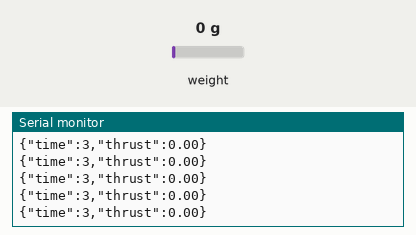
The sketch below on a simulated ESP32. Shown: the last lines printed to the serial monitor. The test bench sets the inputs (shaded band); at power-on: weight on the scale 0 g. Nothing arrives over Bluetooth unless stated.

Above: at 3.6 s.
3.7 s: weight on the scale set to 100 g
At 3.72 s:
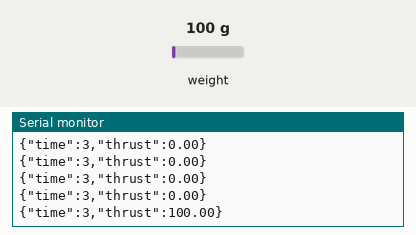
5.2 s: weight on the scale set to 1250 g
At 5.22 s:
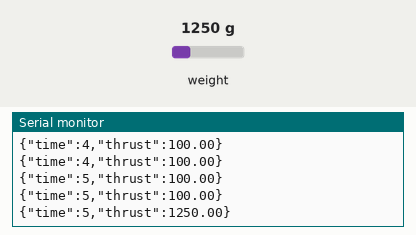
Timing chart, 0 to 8.2 s (numbered marks = the images above; inputs shaded):
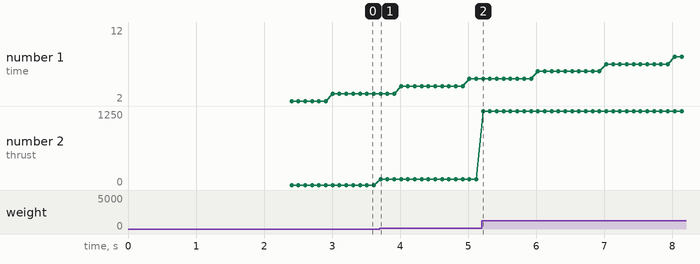

Measured:
- after the input at 3.7 s, the serial monitor: prints a new line at once (image 1)
- after the input at 5.2 s, the serial monitor: prints a new line at once (image 2)
- plotted number 2: 0 → 100 after the input at 3.7 s, 100 → 1250 after the input at 5.2 s

The sketch:

rocket.ino
```cpp
#include "BluetoothSerial.h"
#include <HX711_ADC.h>

#define DT 21
#define SCK 22

HX711_ADC LoadCell(DT, SCK);
BluetoothSerial SerialBT;

void setup() {

  Serial.begin(115200);
  SerialBT.begin("ESP32_ThrustMeter");

  LoadCell.begin();
  LoadCell.start(2000);
  LoadCell.setCalFactor(1000.0);

  Serial.println("ডুয়াল মোড থ্রাস্ট মিটার রেডি!");
  SerialBT.println("ডুয়াল মোড থ্রাস্ট মিটার রেডি!");
}

void loop() {
  LoadCell.update();
  float thrust = LoadCell.getData();
  unsigned long time = millis() / 1000;


  String data = "{\"time\":" + String(time) + ",\"thrust\":" + String(thrust) + "}";


  Serial.println(data);
  SerialBT.println(data);

  delay(100);
}
```
